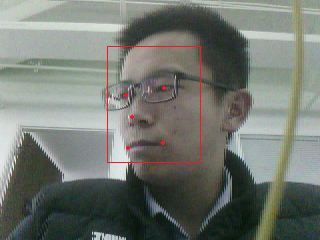
#> input picture lena/pic_left_red.bmp, 320 x 240 px, found by its file name
$ python study_cv.py
#> lines starting #> are read from the running program, lines starting #| are printed output that depends on the picture
import cv2
import numpy as np
from skimage import transform as trans

#相似变换
img = cv2.imread('../pic_left_red.bmp')
#> img is the input picture: shape (240, 320, 3); mean B, G, R 113, 119.7, 114.9
pts1 = np.array([
      [30.2946, 51.6963],
      [65.5318, 51.5014],
      [48.0252, 71.7366],
      [33.5493, 92.3655],
      [62.7299, 92.2041] ], dtype=np.float32 )
pts2 = np.float32([[120, 97],[163, 87],[130, 117], [126, 148],[163, 141]]) #变换后的点
t = trans.SimilarityTransform()
t.estimate(pts2, pts1)
M = t.params[0:2,:]
res = cv2.warpAffine(img,M,(112, 112), borderValue = 0.0)
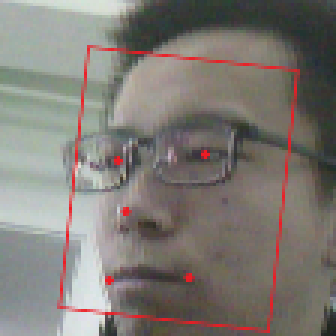
#> res: shape (112, 112, 3) (shown 3 times larger); mean B, G, R 116.9, 122.5, 127.3
cv2.imshow("img",img)
cv2.waitKey(0)
cv2.destroyAllWindows()
cv2.imshow("res",res)
cv2.waitKey(0)
cv2.destroyAllWindows()
cv2.imwrite("pic_left_red_sim.bmp", res)

#透视变换
img_per = cv2.imread('../lena/baby_24.bmp')
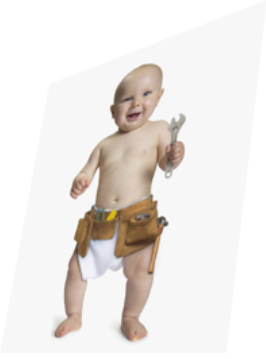
#> input picture lena/baby_24.bmp, 266 x 359 px
#> img_per is the input picture: shape (359, 266, 3); mean B, G, R 228.8, 232.1, 236.3
rows,cols = img_per.shape[:2]
#> rows = 359; cols = 266

src = np.float32([[49,83],[265,1],[1,352],[226,353]])
dst = np.float32([[0,0],[266,0],[0,359],[266,359]])
M_per = cv2.getPerspectiveTransform(src, dst)
res_per = cv2.warpPerspective(img_per, M_per, (rows,cols))
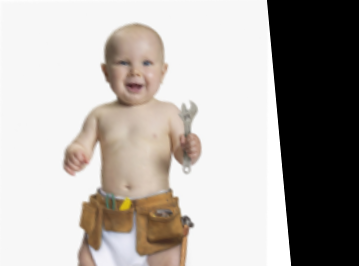
#> res_per: shape (266, 359, 3); mean B, G, R 167, 171.3, 176.2
cv2.imshow("img_per",img_per)
cv2.waitKey(0)
cv2.destroyAllWindows()
cv2.imshow("res_per",res_per)
cv2.waitKey(0)
cv2.destroyAllWindows()
cv2.imwrite("baby_per.bmp", res_per)

#仿射变换
img = cv2.imread('../lena/baby_24.bmp')
cv2.imshow("img",img)
cv2.waitKey(0)
cv2.destroyAllWindows()
rows,cols = img.shape[:2]
pts1 = np.float32([[120,97],[164,87],[131,113]]) #原始的点
pts2 = np.float32([[111,85],[164,87],[131,113]]) #变换后的点
M = cv2.getAffineTransform(pts1,pts2)
#第三个参数：变换后的图像大小
res = cv2.warpAffine(img,M,(rows,cols))
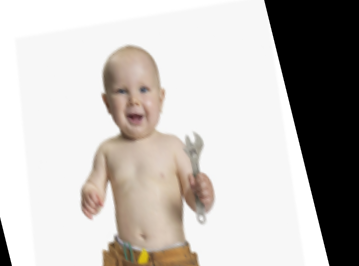
#> res: shape (266, 359, 3); mean B, G, R 184.9, 188.5, 192.5
cv2.imshow("res",res)
cv2.waitKey(0)
cv2.destroyAllWindows()

#旋转变换
img = cv2.imread('../lena/baby_24.bmp')
rows,cols = img.shape[:2]
#第一个参数旋转中心，第二个参数旋转角度，第三个参数：缩放比例
M = cv2.getRotationMatrix2D((cols/2,rows/2),45,1)
#第三个参数：变换后的图像大小
res = cv2.warpAffine(img,M,(rows,cols))
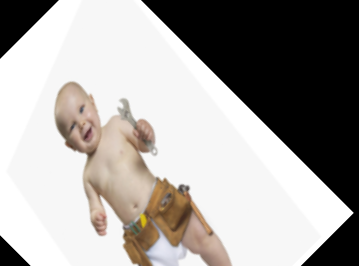
#> res: shape (266, 359, 3); mean B, G, R 159.1, 162.1, 165.6
cv2.imshow("res",res)
cv2.waitKey(0)
cv2.destroyAllWindows()
